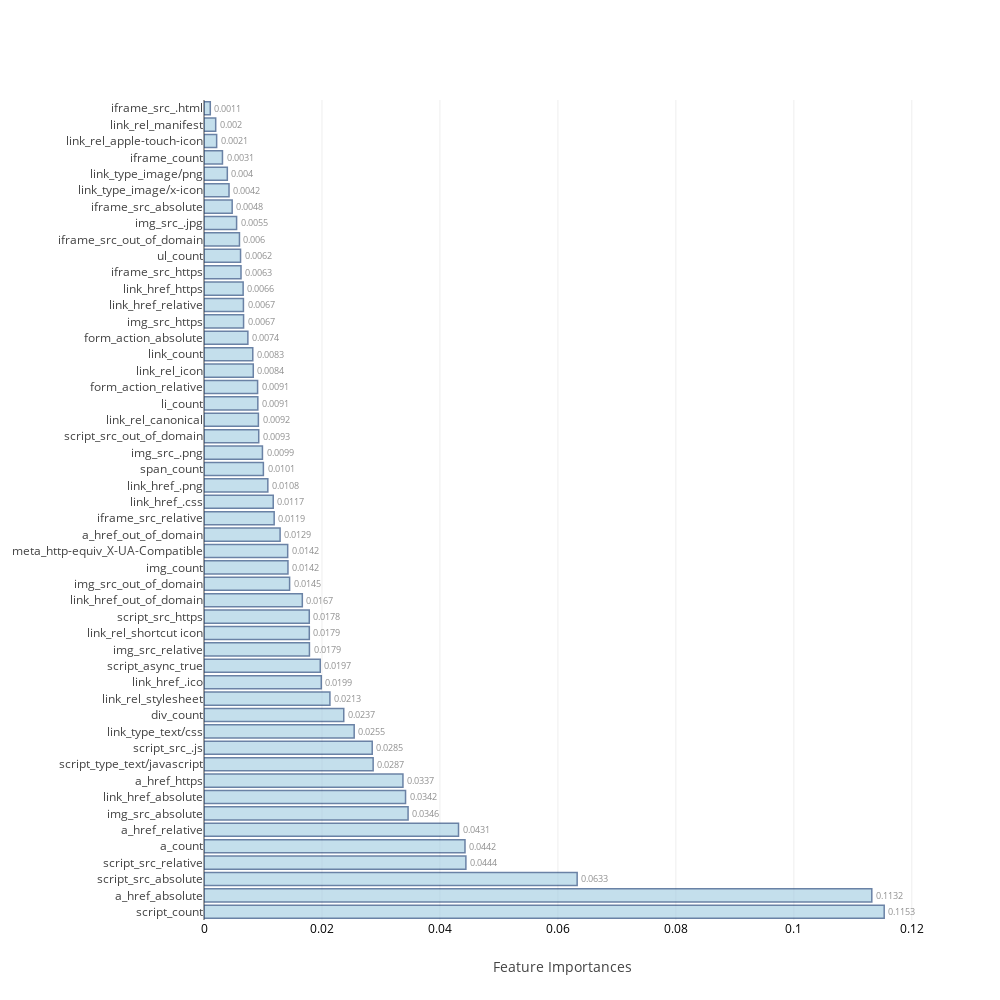

Notebook code cell kept with this figure:
### Code cell
avg_feat_impt=(pd.concat((f_r,f_e), axis=1).mean(axis=1).sort_values(ascending=False))

feat_impt_plot(avg_feat_impt)

### Figure 1 — Plotly figure (JSON) as saved in the notebook; plotly's stock layout.template omitted (floating-point values rounded to 4 significant figures)
{"data": [{"marker": {"color": "rgb(158,202,225)", "line": {"color": "rgb(8,48,107)", "width": 1.5}}, "opacity": 0.6, "orientation": "h", "text": [0.1153, 0.1132, 0.0633, 0.0444, 0.0442, 0.0431, 0.0346, 0.0342, 0.0337, 0.0287, 0.0285, 0.0255, 0.0237, 0.0213, 0.0199, 0.0197, 0.0179, 0.0179, 0.0178, 0.0167, 0.0145, 0.0142, 0.0142, 0.0129, 0.0119, 0.0117, 0.0108, 0.0101, 0.0099, 0.0093, 0.0092, 0.0091, 0.0091, 0.0084, 0.0083, 0.0074, 0.0067, 0.0067, 0.0066, 0.0063, 0.0062, 0.006, 0.0055, 0.0048, 0.0042, 0.004, 0.0031, 0.0021, 0.002, 0.0011], "textposition": "outside", "type": "bar", "uid": "45c7ef7a-2ae8-4d80-9906-cb218197ee37", "x": [0.1153, 0.1132, 0.06326, 0.0444, 0.04425, 0.04315, 0.0346, 0.03417, 0.03373, 0.02868, 0.02852, 0.02546, 0.02369, 0.02135, 0.01988, 0.01971, 0.01787, 0.01785, 0.01785, 0.01667, 0.01451, 0.01423, 0.01419, 0.0129, 0.0119, 0.01174, 0.01082, 0.01007, 0.009907, 0.009278, 0.00922, 0.009125, 0.009087, 0.008352, 0.008269, 0.007438, 0.00671, 0.006684, 0.006637, 0.006275, 0.006197, 0.006014, 0.005527, 0.004778, 0.004243, 0.003953, 0.00313, 0.002145, 0.001983, 0.001066], "y": ["script_count", "a_href_absolute", "script_src_absolute", "script_src_relative", "a_count", "a_href_relative", "img_src_absolute", "link_href_absolute", "a_href_https", "script_type_text/javascript", "script_src_.js", "link_type_text/css", "div_count", "link_rel_stylesheet", "link_href_.ico", "script_async_true", "img_src_relative", "link_rel_shortcut icon", "script_src_https", "link_href_out_of_domain", "img_src_out_of_domain", "img_count", "meta_http-equiv_X-UA-Compatible", "a_href_out_of_domain", "iframe_src_relative", "link_href_.css", "link_href_.png", "span_count", "img_src_.png", "script_src_out_of_domain", "link_rel_canonical", "li_count", "form_action_relative", "link_rel_icon", "link_count", "form_action_absolute", "img_src_https", "link_href_relative", "link_href_https", "iframe_src_https", "ul_count", "iframe_src_out_of_domain", "img_src_.jpg", "iframe_src_absolute", "link_type_image/x-icon", "link_type_image/png", "iframe_count", "link_rel_apple-touch-icon", "link_rel_manifest", "iframe_src_.html"]}], "layout": {"autosize": false, "height": 1000, "width": 1000, "xaxis": {"tickfont": {"color": "black", "size": 12}, "title": "Feature Importances"}, "yaxis": {"automargin": true}}}
